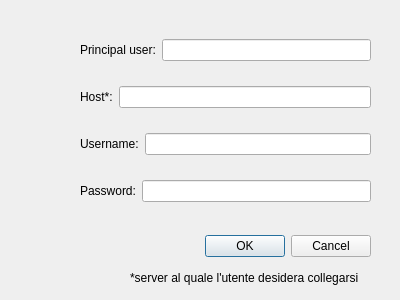
<?xml version="1.0" encoding="UTF-8"?>
<ui version="4.0">
 <class>Userform</class>
 <widget class="QDialog" name="Userform">
  <property name="geometry">
   <rect>
    <x>0</x>
    <y>0</y>
    <width>400</width>
    <height>300</height>
   </rect>
  </property>
  <property name="windowTitle">
   <string>Dialog</string>
  </property>
  <widget class="QDialogButtonBox" name="buttonBox">
   <property name="geometry">
    <rect>
     <x>30</x>
     <y>230</y>
     <width>341</width>
     <height>32</height>
    </rect>
   </property>
   <property name="orientation">
    <enum>Qt::Horizontal</enum>
   </property>
   <property name="standardButtons">
    <set>QDialogButtonBox::Cancel|QDialogButtonBox::Ok</set>
   </property>
  </widget>
  <widget class="QLabel" name="label_4">
   <property name="geometry">
    <rect>
     <x>130</x>
     <y>270</y>
     <width>241</width>
     <height>16</height>
    </rect>
   </property>
   <property name="text">
    <string>*server al quale l'utente desidera collegarsi</string>
   </property>
  </widget>
  <widget class="QWidget" name="layoutWidget">
   <property name="geometry">
    <rect>
     <x>80</x>
     <y>20</y>
     <width>291</width>
     <height>201</height>
    </rect>
   </property>
   <layout class="QVBoxLayout" name="verticalLayout">
    <item>
     <layout class="QHBoxLayout" name="horizontalLayout_4">
      <item>
       <widget class="QLabel" name="label">
        <property name="text">
         <string>Principal user:</string>
        </property>
       </widget>
      </item>
      <item>
       <widget class="QLineEdit" name="lineEdit_Principal"/>
      </item>
     </layout>
    </item>
    <item>
     <layout class="QHBoxLayout" name="horizontalLayout_3">
      <item>
       <widget class="QLabel" name="label_2">
        <property name="text">
         <string>Host*:</string>
        </property>
       </widget>
      </item>
      <item>
       <widget class="QLineEdit" name="lineEdit_Host"/>
      </item>
     </layout>
    </item>
    <item>
     <layout class="QHBoxLayout" name="horizontalLayout_2">
      <item>
       <widget class="QLabel" name="label_3">
        <property name="text">
         <string>Username:</string>
        </property>
       </widget>
      </item>
      <item>
       <widget class="QLineEdit" name="lineEdit_Username"/>
      </item>
     </layout>
    </item>
    <item>
     <layout class="QHBoxLayout" name="horizontalLayout">
      <item>
       <widget class="QLabel" name="label_5">
        <property name="text">
         <string>Password:</string>
        </property>
       </widget>
      </item>
      <item>
       <widget class="QLineEdit" name="lineEdit_Password"/>
      </item>
     </layout>
    </item>
   </layout>
  </widget>
 </widget>
 <resources/>
 <connections>
  <connection>
   <sender>buttonBox</sender>
   <signal>accepted()</signal>
   <receiver>Userform</receiver>
   <slot>accept()</slot>
   <hints>
    <hint type="sourcelabel">
     <x>248</x>
     <y>254</y>
    </hint>
    <hint type="destinationlabel">
     <x>157</x>
     <y>274</y>
    </hint>
   </hints>
  </connection>
  <connection>
   <sender>buttonBox</sender>
   <signal>rejected()</signal>
   <receiver>Userform</receiver>
   <slot>reject()</slot>
   <hints>
    <hint type="sourcelabel">
     <x>316</x>
     <y>260</y>
    </hint>
    <hint type="destinationlabel">
     <x>286</x>
     <y>274</y>
    </hint>
   </hints>
  </connection>
 </connections>
</ui>
